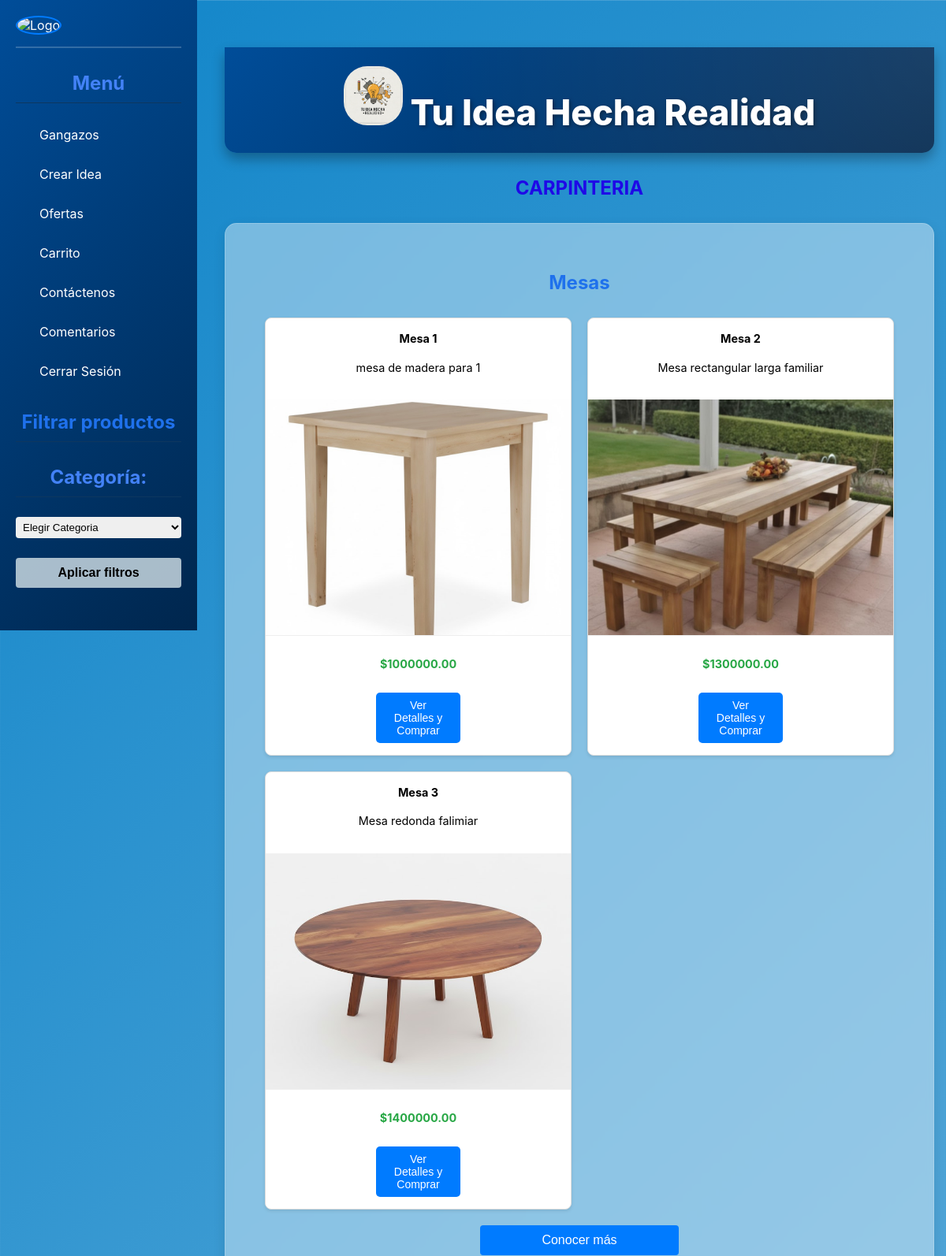
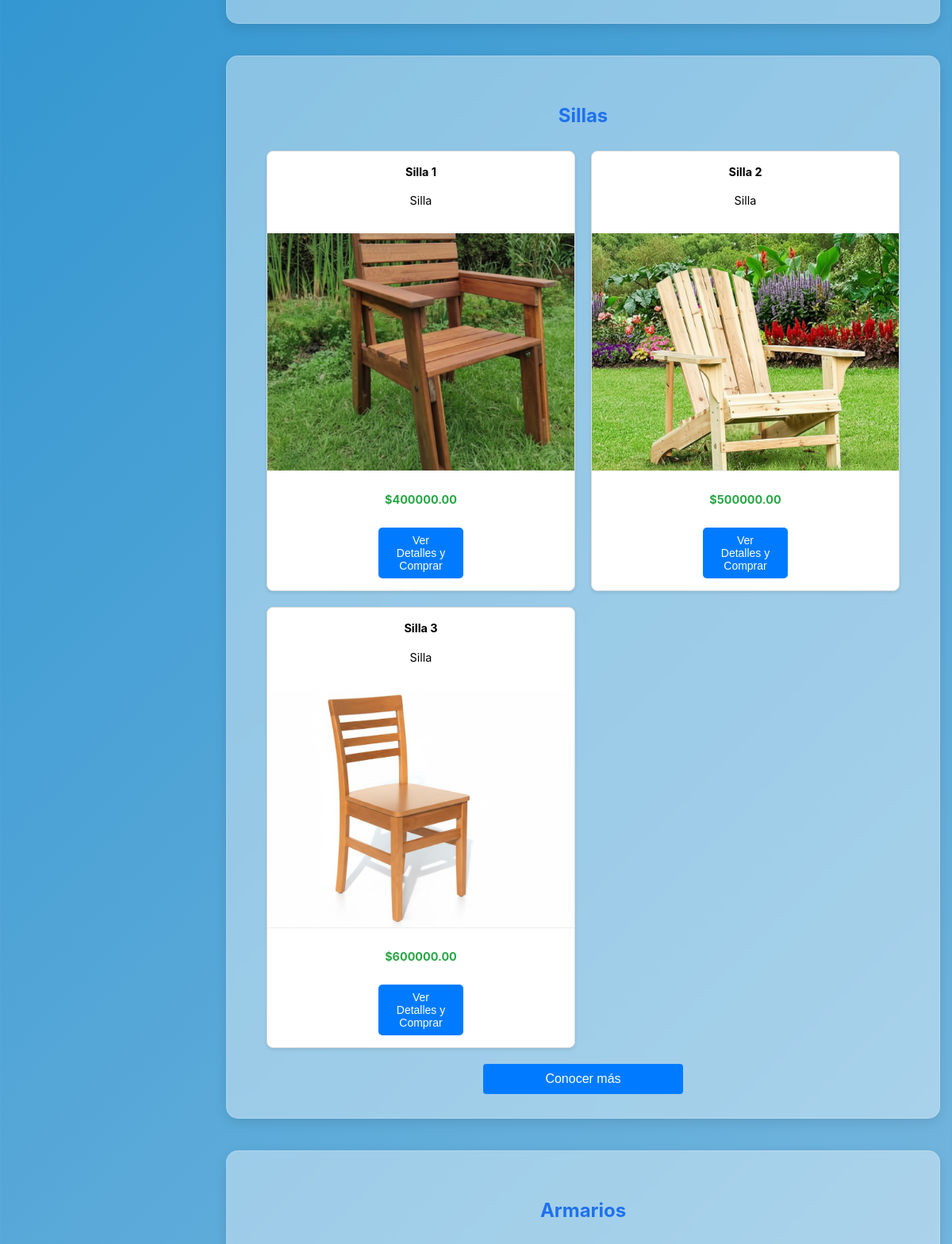
/productos/ (upper part), run on the app's committed database (2 pictures, top to bottom).
### core/models.py (models this page shows)
class Mesas(models.Model):
    nombre1 = models.CharField(max_length=100)
    descripcion1 = models.CharField(max_length=250, default='', blank=True,null=True)
    precio1 = models.DecimalField(max_digits=10, decimal_places=2)
    imagen1 = models.ImageField(upload_to='uploads/productos/')

class Sillas(models.Model):
    nombre2 = models.CharField(max_length=100)
    descripcion2 = models.CharField(max_length=250, default='', blank=True,null=True)
    precio2 = models.DecimalField(max_digits=10, decimal_places=2)
    imagen2 = models.ImageField(upload_to='uploads/productos/')

### core/views.py (the view)
# urls.py: path('productos/',views.productos,name='productos'),
def productos(request):
    usernameCliente = request.session.get('usernameCliente')
    usuario = None
    if usernameCliente:
        try:
            usuario = UserClientes.objects.get(usernameCliente=usernameCliente)
        except UserClientes.DoesNotExist:
            pass
    mesas = Mesas.objects.all()[:3]  # Solo primeros 3 para la vista de ofertas
    sillas = Sillas.objects.all()[:3]
    armarios = Armarios.objects.all()[:3]
    cajoneras = Cajoneras.objects.all()[:3]
    escritorios = Escritorios.objects.all()[:3]
    utensilios = Utensilios.objects.all()[:3]
    context = {
        'usuario': usuario,
        'mesas': mesas,
        'sillas': sillas,
        'armarios': armarios,
        'cajoneras': cajoneras,
        'escritorios': escritorios,
        'utensilios': utensilios,
    }
    return render(request, 'core/productos.html', context)

### core/templates/core/productos.html (shortened to what this page needs)
<!DOCTYPE html>
<html lang="es">
<head>
    {% load static %}
    <link rel="stylesheet" href="{% static 'core/css/styles.css' %}">
</head>
<body>
<div class="sidebar">
    <div class="sidebar-user-info">
        <a href="{% url 'perfilUsuario' %}" class="user-avatar-link">
            {% if usuario.foto_perfil %}
                <img src="{{ usuario.foto_perfil.url }}" alt="Foto de perfil" width="50" height="50" style="border-radius: 50%; border: 2px solid #007BFF; object-fit: cover;">
            {% else %}
                <img src="{% static 'core/img/Perfil.png' %}" alt="Logo" width="50" height="50" style="border-radius: 50%; border: 2px solid #007BFF;">
            {% endif %}
        </a>
    </div>
  <h2 class="h2-side">Menú</h2>
  <ul>
    <li><a href="{% url 'home3' %}">Gangazos</a></li>
    <li><a href="{% url 'idea' %}">Crear Idea</a></li>
    <li><a href="{% url 'productos' %}">Ofertas</a></li>
    <li><a href="{% url 'carrito' %}">Carrito</a></li>
    <li><a href="{% url 'contact' %}">Contáctenos</a></li>
    <li><a href="{% url 'comentarios' %}">Comentarios</a></li>
    <li><a href="{% url 'logout' %}" class="logout-button">Cerrar Sesión</a></li>
  </ul>
  <div class="filtros">
    <h3>Filtrar productos</h3>
    <h2 for="categoria" class="h2-side">Categoría:</h2>
    <select id="categoria">
        <option value="">Elegir Categoria</option>
    </select>
    <button onclick="aplicarFiltros()">Aplicar filtros</button>
  </div>
</div>
<div class="main-content-wrapper">
  <header>
    <h1 class="div" style="text-align: center;">
      <img src="{% static 'core/img/Gemini_Generated_Image_tzay6utzay6utzay.jfif' %}" alt="Logo" width="75" height="75">
      Tu Idea Hecha Realidad
    </h1>
  </header>
    <section>
        <div>
            <h2>CARPINTERIA</h2>
            <br>
        </div>
        <section class="seccion-at">
            <div>
                <h3>Mesas</h3>
                <div>
                    <div class="contenedor-articulos" id="contenedorArticulos">
                        {% for mesa in mesas %}
                        <div class="articulo">
                            <div>
                                <div>
                                    <div class="contenido-articulo">
                                        <p><b>{{ mesa.nombre1 }}</b></p>
                                        <p>{{ mesa.descripcion1|truncatewords:15 }}</p>
                                    </div>
                                </div>
                            </div>
                            {% if mesa.imagen1 %}
                            <img src="{{ mesa.imagen1.url }}" alt="{{ mesa.nombre1 }}">
                            {% else %}
                            <img src="{% static 'core/img/Mesa.jpg' %}" alt="{{ mesa.nombre1 }}">
                            {% endif %}
                            <div class="contenido-articulo">
                                <p class="precio-destacado">${{ mesa.precio1 }}</p>
                                <button class="btn-ver-detalles" onclick="mostrarDetalles('mesa', {{ mesa.id }}, '{{ mesa.nombre1|escapejs }}', '{{ mesa.descripcion1|escapejs }}', '{{ mesa.precio1 }}', '{% if mesa.imagen1 %}{{ mesa.imagen1.url }}{% else %}{% static 'core/img/Mesa.jpg' %}{% endif %}')">Ver Detalles y Comprar</button>
                            </div>
                        </div>
                        {% empty %}
                        <div class="articulo">
                            <div class="contenido-articulo">
                                <p>No hay productos disponibles</p>
                            </div>
                        </div>
                        {% endfor %}
                    </div>
                    <button><a href="{% url 'ceramica' %}">Conocer más</a></button>
                </div>
            </div>
        </section>
        <br>
        <br>
        <section class="seccion-at">
            <div>
                <h3>Sillas</h3>
                <div>
                    <div class="contenedor-articulos" id="contenedorArticulos">
                        {% for silla in sillas %}
                        <div class="articulo">
                            <div>
                                <div>
                                    <div class="contenido-articulo">
                                        <p><b>{{ silla.nombre2 }}</b></p>
                                        <p>{{ silla.descripcion2|truncatewords:15 }}</p>
                                    </div>
                                </div>
                            </div>
                            {% if silla.imagen2 %}
                            <img src="{{ silla.imagen2.url }}" alt="{{ silla.nombre2 }}">
                            {% else %}
                            <img src="{% static 'core/img/Sillas.jpg' %}" alt="{{ silla.nombre2 }}">
                            {% endif %}
                            <div class="contenido-articulo">
                                <p class="precio-destacado">${{ silla.precio2 }}</p>
                                <button class="btn-ver-detalles" onclick="mostrarDetalles('silla', {{ silla.id }}, '{{ silla.nombre2|escapejs }}', '{{ silla.descripcion2|escapejs }}', '{{ silla.precio2 }}', '{% if silla.imagen2 %}{{ silla.imagen2.url }}{% else %}{% static 'core/img/Sillas.jpg' %}{% endif %}')">Ver Detalles y Comprar</button>
                            </div>
                        </div>
                        {% empty %}
                        <div class="articulo">
                            <div class="contenido-articulo">
                                <p>No hay productos disponibles</p>
                            </div>
                        </div>
                        {% endfor %}
                    </div>
                    <button><a href="{% url 'vidrieria' %}">Conocer más</a></button>
                </div>
            </div>
        </section>
        <br>
        <br>
        <section class="seccion-at">
            <div>
                <h3>Armarios</h3>
                <div>
                    <div class="contenedor-articulos" id="contenedorArticulos">
                    </div>
                </div>
            </div>
        </section>
        <br>
        <br>
        <br>
        <br>
        <br>
        <br>
    </section>
</div>
</body>
</html>

### core/templates/core/productos.html (style rules this page uses)
.btn-ver-detalles { background-color: #007BFF; color: white; padding: 8px 16px; border: none; border-radius: 5px; cursor: pointer; font-size: 14px; margin-top: 10px; display: inline-block; text-decoration: none; }
.precio-destacado { font-size: 24px; color: #28a745; font-weight: bold; margin: 10px 0; }

### data on the page
Mesas: nombre1 "Mesa 1", descripcion1 "mesa de madera para 1", imagen1 (picture), precio1 "1000000.00"
Mesas: nombre1 "Mesa 2", descripcion1 "Mesa rectangular larga familiar", imagen1 (picture), precio1 "1300000.00"
Mesas: nombre1 "Mesa 3", descripcion1 "Mesa redonda falimiar", imagen1 (picture), precio1 "1400000.00"
Sillas: nombre2 "Silla 1", descripcion2 "Silla", imagen2 (picture), precio2 "400000.00"
Sillas: nombre2 "Silla 2", descripcion2 "Silla", imagen2 (picture), precio2 "500000.00"
Sillas: nombre2 "Silla 3", descripcion2 "Silla", imagen2 (picture), precio2 "600000.00"
